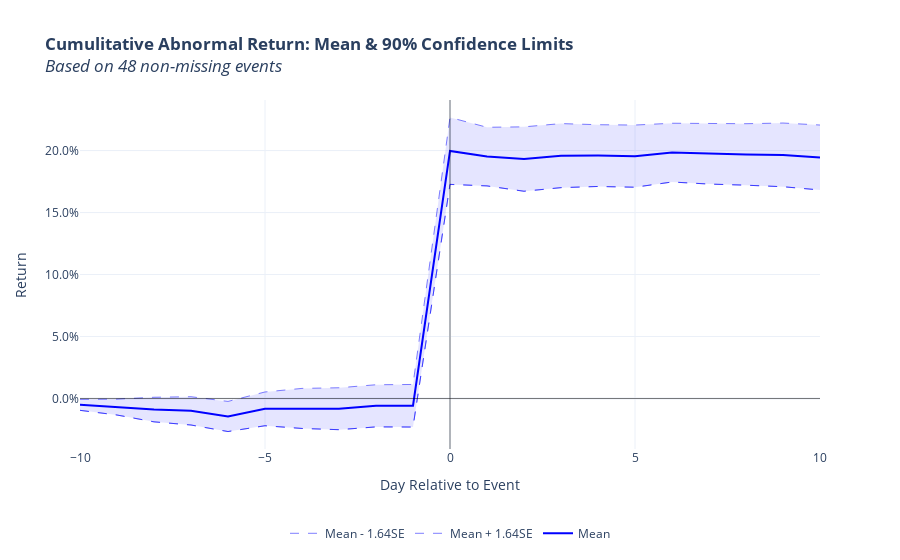

Here is the notebook cell this chart was saved with:
### Code cell
# Plot graph with the results
plot_mean_car(results_df, critical_value=0.9)

### Figure 1 — Plotly figure (JSON) as saved in the notebook; plotly's stock layout.template omitted (floating-point values rounded to 4 significant figures)
{"data": [{"line": {"color": "rgb(0, 0, 255)"}, "mode": "lines", "name": "Mean", "showlegend": true, "type": "scatter", "x": [-10, -9, -8, -7, -6, -5, -4, -3, -2, -1, 0, 1, 2, 3, 4, 5, 6, 7, 8, 9, 10], "y": [-0.005119, -0.006913, -0.008918, -0.009972, -0.0145, -0.008355, -0.008015, -0.008249, -0.005908, -0.005857, 0.1997, 0.1951, 0.1931, 0.1959, 0.1959, 0.1955, 0.1983, 0.1974, 0.1968, 0.1965, 0.1944]}, {"line": {"color": "rgba(0, 0, 255, 0.5)", "dash": "dash", "width": 1}, "mode": "lines", "name": "Mean + 1.64SE", "showlegend": true, "type": "scatter", "x": [-10, -9, -8, -7, -6, -5, -4, -3, -2, -1, 0, 1, 2, 3, 4, 5, 6, 7, 8, 9, 10], "y": [-0.0006838, -0.0004954, 0.0009991, 0.001441, -0.002349, 0.005268, 0.008142, 0.008659, 0.01109, 0.01131, 0.2267, 0.2188, 0.2191, 0.2217, 0.2208, 0.2206, 0.222, 0.2218, 0.2216, 0.2222, 0.2206]}, {"fill": "tonextx", "fillcolor": "rgba(0, 0, 255,0.1)", "line": {"color": "rgba(0, 0, 255, 0.5)", "dash": "dash", "width": 1}, "mode": "lines", "name": "ShadedArea", "showlegend": false, "type": "scatter", "x": [-10, -9, -8, -7, -6, -5, -4, -3, -2, -1, 0, 1, 2, 3, 4, 5, 6, 7, 8, 9, 10], "y": [-0.009554, -0.01333, -0.01884, -0.02138, -0.02666, -0.02198, -0.02417, -0.02516, -0.02291, -0.02302, 0.1727, 0.1715, 0.1672, 0.1701, 0.171, 0.1704, 0.1746, 0.1729, 0.172, 0.1708, 0.1682]}, {"line": {"color": "rgba(0, 0, 255, 0.5)", "dash": "dash", "width": 1}, "mode": "lines", "name": "Mean - 1.64SE", "showlegend": true, "type": "scatter", "x": [-10, -9, -8, -7, -6, -5, -4, -3, -2, -1, 0, 1, 2, 3, 4, 5, 6, 7, 8, 9, 10], "y": [-0.009554, -0.01333, -0.01884, -0.02138, -0.02666, -0.02198, -0.02417, -0.02516, -0.02291, -0.02302, 0.1727, 0.1715, 0.1672, 0.1701, 0.171, 0.1704, 0.1746, 0.1729, 0.172, 0.1708, 0.1682]}], "layout": {"legend": {"orientation": "h", "x": 0.5, "xanchor": "center", "y": -0.2}, "shapes": [{"line": {"color": "rgba(0, 0,0, 0.5)", "width": 1}, "type": "line", "x0": 0, "x1": 0, "xref": "x", "y0": 0, "y1": 1, "yref": "y domain"}, {"line": {"color": "rgba(0, 0,0, 0.5)", "width": 1}, "type": "line", "x0": 0, "x1": 1, "xref": "x domain", "y0": 0, "y1": 0, "yref": "y"}], "title": {"text": "<b>Cumulitative Abnormal Return: Mean & 90% Confidence Limits</b><br><i>Based on 48 non-missing events"}, "xaxis": {"title": {"text": "Day Relative to Event"}}, "yaxis": {"tickformat": ",.1%", "title": {"text": "Return"}}}}
